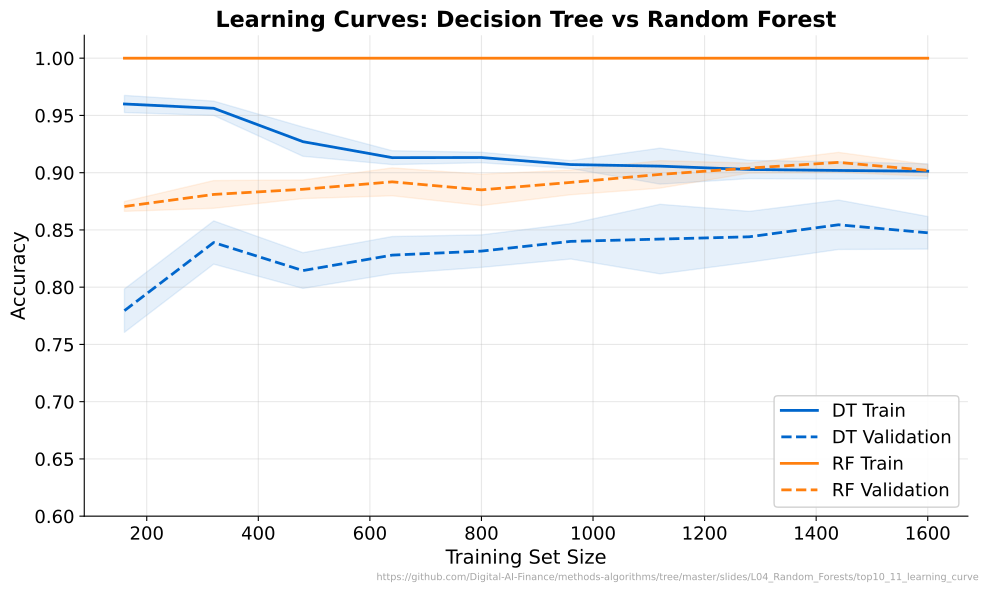

The Python source for this figure:
"""Learning Curves: Decision Tree vs Random Forest"""
import matplotlib.pyplot as plt
import numpy as np
from pathlib import Path
from sklearn.datasets import make_classification
from sklearn.tree import DecisionTreeClassifier
from sklearn.ensemble import RandomForestClassifier
from sklearn.model_selection import learning_curve

CHART_METADATA = {
    'title': 'Learning Curves: Decision Tree vs Random Forest',
    'description': 'Training and validation scores vs dataset size for DT and RF',
    'url': 'https://github.com/Digital-AI-Finance/methods-algorithms/tree/master/slides/L04_Random_Forests/top10_11_learning_curve'
}

plt.rcParams.update({
    'font.size': 14, 'axes.labelsize': 14, 'axes.titlesize': 16,
    'xtick.labelsize': 13, 'ytick.labelsize': 13, 'legend.fontsize': 13,
    'figure.figsize': (10, 6), 'figure.dpi': 150,
    'axes.spines.top': False, 'axes.spines.right': False,
})

MLPURPLE = '#3333B2'
MLBLUE = '#0066CC'
MLORANGE = '#FF7F0E'
MLGREEN = '#2CA02C'
MLRED = '#D62728'

X, y = make_classification(n_samples=2000, n_features=10, n_informative=5, random_state=42)

train_sizes = np.linspace(0.1, 1.0, 10)

dt = DecisionTreeClassifier(max_depth=5, random_state=42)
rf = RandomForestClassifier(n_estimators=100, random_state=42)

dt_sizes, dt_train, dt_val = learning_curve(dt, X, y, train_sizes=train_sizes, cv=5, scoring='accuracy', random_state=42)
rf_sizes, rf_train, rf_val = learning_curve(rf, X, y, train_sizes=train_sizes, cv=5, scoring='accuracy', random_state=42)

fig, ax = plt.subplots(figsize=(10, 6))

# Decision Tree
dt_train_mean, dt_train_std = dt_train.mean(axis=1), dt_train.std(axis=1)
dt_val_mean, dt_val_std = dt_val.mean(axis=1), dt_val.std(axis=1)
ax.plot(dt_sizes, dt_train_mean, '-', color=MLBLUE, linewidth=2, label='DT Train')
ax.plot(dt_sizes, dt_val_mean, '--', color=MLBLUE, linewidth=2, label='DT Validation')
ax.fill_between(dt_sizes, dt_train_mean - dt_train_std, dt_train_mean + dt_train_std, color=MLBLUE, alpha=0.1)
ax.fill_between(dt_sizes, dt_val_mean - dt_val_std, dt_val_mean + dt_val_std, color=MLBLUE, alpha=0.1)

# Random Forest
rf_train_mean, rf_train_std = rf_train.mean(axis=1), rf_train.std(axis=1)
rf_val_mean, rf_val_std = rf_val.mean(axis=1), rf_val.std(axis=1)
ax.plot(rf_sizes, rf_train_mean, '-', color=MLORANGE, linewidth=2, label='RF Train')
ax.plot(rf_sizes, rf_val_mean, '--', color=MLORANGE, linewidth=2, label='RF Validation')
ax.fill_between(rf_sizes, rf_train_mean - rf_train_std, rf_train_mean + rf_train_std, color=MLORANGE, alpha=0.1)
ax.fill_between(rf_sizes, rf_val_mean - rf_val_std, rf_val_mean + rf_val_std, color=MLORANGE, alpha=0.1)

ax.set_xlabel("Training Set Size")
ax.set_ylabel("Accuracy")
ax.set_title("Learning Curves: Decision Tree vs Random Forest", fontsize=16, fontweight='bold')
ax.legend(loc='lower right', framealpha=0.9)
ax.grid(True, alpha=0.3)
ax.set_ylim(0.6, 1.02)

plt.figtext(0.99, 0.01, CHART_METADATA['url'], fontsize=7, color='gray', ha='right', va='bottom', alpha=0.7)
plt.tight_layout()
plt.savefig(Path(__file__).parent / 'chart.pdf', dpi=300, bbox_inches='tight')
plt.close()
print("Chart saved: top10_11_learning_curve/chart.pdf")
